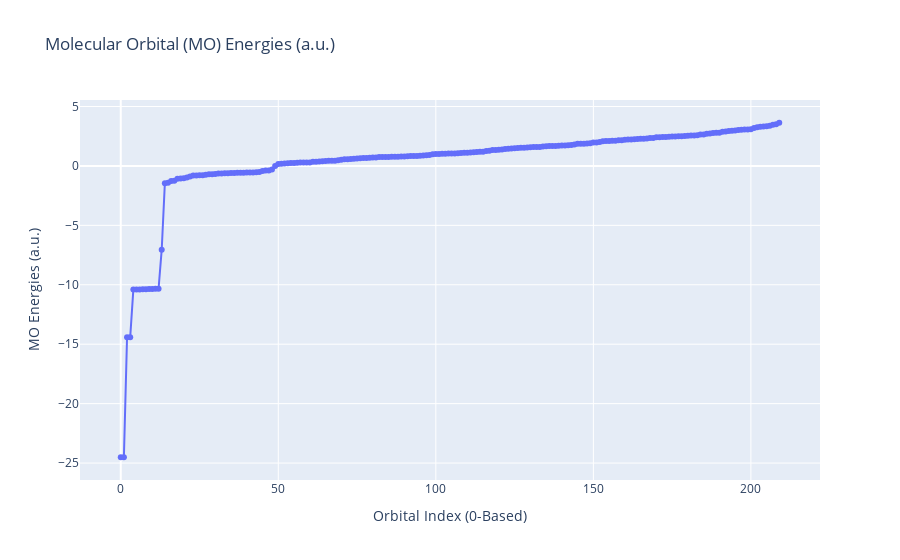

The notebook cell saved with this chart:
### Code cell
# Plot the MO Energies (i.e. eigenvalues of the Fock matrix)
fig = px.line(y=mf.mo_energy, markers=True, title="Molecular Orbital (MO) Energies (a.u.)")
fig.update_layout(xaxis_title="Orbital Index (0-Based)", yaxis_title="MO Energies (a.u.)")
fig.show()

### Figure 1 — Plotly figure (JSON) as saved in the notebook; plotly's stock layout.template omitted (floating-point values rounded to 4 significant figures; data arrays with more than 128 entries replaced by an {"elided": "..."} marker saying what was removed)
{"data": [{"hovertemplate": "x=%{x}<br>y=%{y}<extra></extra>", "legendgroup": "", "line": {"color": "#636efa", "dash": "solid"}, "marker": {"symbol": "circle"}, "mode": "lines+markers", "name": "", "orientation": "v", "showlegend": false, "type": "scatter", "x": {"elided": "210 int values"}, "xaxis": "x", "y": {"elided": "210 float values"}, "yaxis": "y"}], "layout": {"legend": {"tracegroupgap": 0}, "title": {"text": "Molecular Orbital (MO) Energies (a.u.)"}, "xaxis": {"anchor": "y", "domain": [0, 1], "title": {"text": "Orbital Index (0-Based)"}}, "yaxis": {"anchor": "x", "domain": [0, 1], "title": {"text": "MO Energies (a.u.)"}}}}
